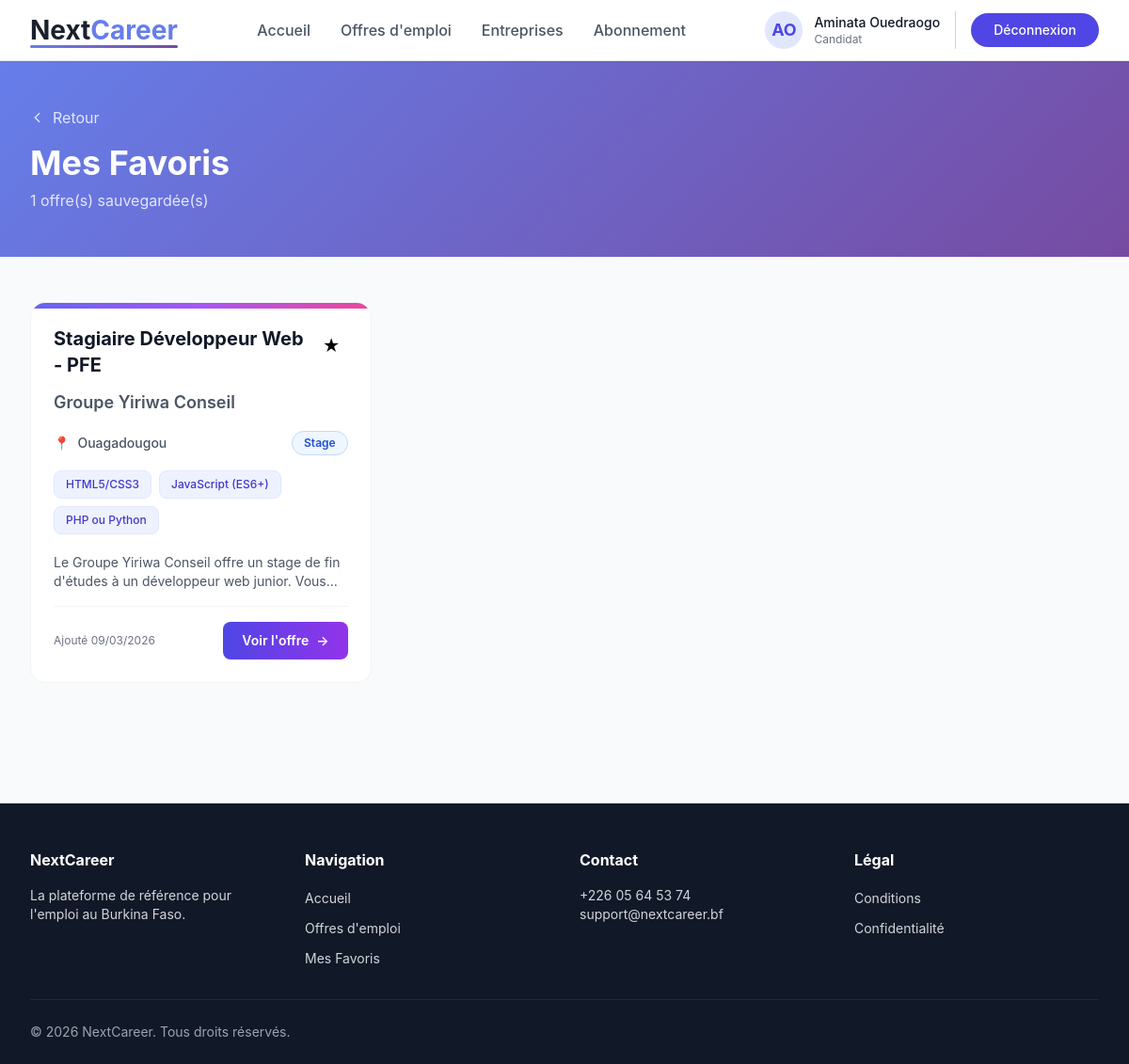
The page /pages/candidat/favoris.php (signed in) on the database its author committed.
### tables this page shows
CREATE TABLE IF NOT EXISTS `candidats` (
  `id_candidat` int NOT NULL AUTO_INCREMENT,
  `id_user` int DEFAULT NULL,
  `nom` varchar(100) DEFAULT NULL,
  `prenom` varchar(100) DEFAULT NULL,
  `email` varchar(50) DEFAULT NULL,
  `telephone` varchar(20) DEFAULT NULL,
  `date_naissance` date DEFAULT NULL,
  `niveau_etudes` varchar(50) DEFAULT NULL,
  `adresse` varchar(255) DEFAULT NULL,
  `ville` varchar(100) DEFAULT NULL,
  `cv_numerique` varchar(255) DEFAULT NULL,
  `bio` text,
  `domaine` varchar(100) DEFAULT NULL,
  `photo_profil` varchar(55) DEFAULT NULL,
  PRIMARY KEY (`id_candidat`),
  UNIQUE KEY `idx_id_user` (`id_user`)
);

CREATE TABLE IF NOT EXISTS `favoris` (
  `id_favoris` int NOT NULL AUTO_INCREMENT,
  `id_candidat` int DEFAULT NULL,
  `id_offre` int DEFAULT NULL,
  `date_ajout` date DEFAULT NULL,
  PRIMARY KEY (`id_favoris`),
  KEY `id_candidat` (`id_candidat`),
  KEY `id_offre` (`id_offre`)
);

CREATE TABLE IF NOT EXISTS `offres_emploi` (
  `id_offre` int NOT NULL AUTO_INCREMENT,
  `id_recruteur` int DEFAULT NULL,
  `id_secteur` int DEFAULT NULL,
  `id_domaine` int DEFAULT NULL,
  `titre_emploi` varchar(150) DEFAULT NULL,
  `description_offre` text,
  `competences_requises` text,
  `localisation` varchar(100) DEFAULT NULL,
  `date_publication` date DEFAULT NULL,
  `statut_recherche` varchar(50) DEFAULT NULL,
  `date_limite` date DEFAULT NULL,
  `salaire_min` int DEFAULT NULL,
  `salaire_max` int DEFAULT NULL,
  `profil_recherche` text,
  `avantages` text,
  PRIMARY KEY (`id_offre`),
  KEY `id_recruteur` (`id_recruteur`),
  KEY `id_secteur` (`id_secteur`),
  KEY `id_domaine` (`id_domaine`)
);

CREATE TABLE IF NOT EXISTS `recruteurs` (
  `id_recruteur` int NOT NULL AUTO_INCREMENT,
  `id_user` int DEFAULT NULL,
  `nom_entreprise` varchar(150) DEFAULT NULL,
  `ville_entreprise` varchar(100) DEFAULT NULL,
  `adresse_professionnelle` varchar(255) DEFAULT NULL,
  `nombre_employes` int DEFAULT NULL,
  `description_entreprise` text,
  `secteur` varchar(100) DEFAULT NULL,
  PRIMARY KEY (`id_recruteur`),
  UNIQUE KEY `idx_id_user_recruteur` (`id_user`)
);

### pages/candidat/favoris.php (the view, shortened to what this page needs)
<?php
require_once '../../config/db.php';
$favoris = [];
try {
    $stmt = $pdo->prepare("
        SELECT
            f.id_favoris,
            f.id_offre,
            f.id_candidat,
            f.date_ajout,
            o.id_offre as offre_id,
            o.id_recruteur,
            o.titre_emploi,
            o.localisation,
            o.description_offre,
            o.competences_requises,
            o.date_publication,
            o.statut_recherche,
            r.nom_entreprise
        FROM favoris f
        INNER JOIN offres_emploi o ON f.id_offre = o.id_offre
        LEFT JOIN recruteurs r ON o.id_recruteur = r.id_recruteur
        WHERE f.id_candidat = :id_candidat
        ORDER BY f.date_ajout DESC
    ");
    $stmt->execute([':id_candidat' => $_SESSION['user_id']]);
    $favoris = $stmt->fetchAll(PDO::FETCH_ASSOC);
} catch (PDOException $e) {
    $favoris = [];
}
$total_favoris = count($favoris);
function tempsEcoule($date) {
    $timestamp = strtotime($date);
    $diff = time() - $timestamp;
    if ($diff < 60) {
        return "À l'instant";
    } elseif ($diff < 3600) {
        $minutes = floor($diff / 60);
        return "il y a " . $minutes . " min";
    } elseif ($diff < 86400) {
        $heures = floor($diff / 3600);
        return "il y a " . $heures . "h";
    } elseif ($diff < 604800) {
        $jours = floor($diff / 86400);
        return "il y a " . $jours . " jour" . ($jours > 1 ? 's' : '');
    } else {
        return date('d/m/Y', $timestamp);
    }
}
?>
<!DOCTYPE html>
<html lang="fr">
<head>
<link rel="stylesheet" href="../../assets/css/tailwind.min.css">
</head>
<body class="bg-gray-50">
<nav class="bg-white shadow-sm sticky top-0 z-50 border-b border-gray-200">
    <div class="max-w-7xl mx-auto px-4 sm:px-6 lg:px-8">
        <div class="flex justify-between items-center h-16">
            <a href="../../index.php">
                <div style="font-family: 'Inter', sans-serif; font-size: 1.75rem; font-weight: 700; color: #1a202c; position: relative; display: inline-block;">
                    Next<span style="color: #667eea;">Career</span>
                    <div style="position: absolute; bottom: 2px; left: 0; width: 100%; height: 3px; background: linear-gradient(90deg, #667eea 0%, #764ba2 100%); border-radius: 2px;"></div>
                </div>
            </a>
            <div class="hidden md:flex items-center space-x-8">
                <a href="../../index.php" class="text-gray-600 hover:text-indigo-600 transition font-medium">Accueil</a>
                <a href="../../offres.php" class="text-gray-600 hover:text-indigo-600 transition font-medium">Offres d'emploi</a>
                <a href="../../entreprises.php" class="text-gray-600 hover:text-indigo-600 transition font-medium">Entreprises</a>
                <a href="../../abonnement.php" class="text-gray-600 hover:text-indigo-600 transition font-medium">Abonnement</a>
            </div>
            <div class="flex items-center space-x-4">
                <?php
                $user_nom = '';
                $user_prenom = '';
                try {
                    $stmt_user = $pdo->prepare("SELECT nom, prenom FROM candidats WHERE id_candidat = :id");
                    $stmt_user->execute([':id' => $_SESSION['user_id']]);
                    $user_data = $stmt_user->fetch();
                    $user_nom = $user_data['nom'] ?? '';
                    $user_prenom = $user_data['prenom'] ?? '';
                } catch (PDOException $e) {
                    $user_nom = $_SESSION['nom'] ?? '';
                    $user_prenom = $_SESSION['prenom'] ?? '';
                }
                $initiales = strtoupper(substr($user_prenom, 0, 1) . substr($user_nom, 0, 1));
                $nom_complet = htmlspecialchars($user_prenom . ' ' . $user_nom);
                ?>
                <div class="hidden sm:flex items-center space-x-3 border-r border-gray-300 pr-4">
                    <div class="w-10 h-10 bg-indigo-100 rounded-full flex items-center justify-center">
                        <span class="text-lg font-bold text-indigo-600"><?= $initiales ?></span>
                    </div>
                    <div class="text-sm">
                        <p class="font-medium text-gray-900"><?= $nom_complet ?></p>
                        <p class="text-xs text-gray-500">Candidat</p>
                    </div>
                </div>
                <a href="../../auth/logout.php" class="bg-indigo-600 hover:bg-indigo-700 text-white px-6 py-2 rounded-full transition font-medium text-sm">
                    Déconnexion
                </a>
            </div>
        </div>
    </div>
</nav>
<section class="gradient-bg text-white py-12">
    <div class="max-w-7xl mx-auto px-4 sm:px-6 lg:px-8">
        <a href="dashboard.php" class="inline-flex items-center gap-2 text-indigo-100 hover:text-white mb-4">
            <svg fill="none" stroke="currentColor" stroke-width="2" viewBox="0 0 24 24" style="width:16px;height:16px;"><path d="M15 19l-7-7 7-7"/></svg>
            Retour
        </a>
        <h1 class="text-4xl font-bold mb-2">Mes Favoris</h1>
        <p class="text-indigo-100"><?= $total_favoris ?> offre(s) sauvegardée(s)</p>
    </div>
</section>
<div class="max-w-7xl mx-auto px-4 sm:px-6 lg:px-8 py-12">
    <?php if (empty($favoris)): ?>
        <div class="text-center py-20 bg-white rounded-lg border border-gray-200">
            <div class="text-6xl mb-4"></div>
            <h3 class="text-2xl font-bold text-gray-800 mb-2">Aucun favoris</h3>
            <p class="text-gray-600 mb-6">Vous n'avez pas encore ajouté d'offres à vos favoris</p>
            <a href="../../offres.php" class="inline-flex items-center gap-2 px-6 py-3 bg-indigo-600 text-white font-medium rounded-lg hover:bg-indigo-700">
                <span></span>
                Parcourir les offres
            </a>
        </div>
    <?php else: ?>
        <div class="grid md:grid-cols-2 lg:grid-cols-3 gap-6">
            <?php foreach ($favoris as $offre): ?>
                <?php if (!empty($offre['id_offre'])): ?>
                <div class="card-hover bg-white rounded-2xl p-6 border border-gray-100 relative overflow-hidden group">
                    <div class="absolute top-0 left-0 right-0 h-1.5 bg-gradient-to-r from-indigo-500 via-purple-500 to-pink-500"></div>
                    <div class="mb-4">
                        <div class="flex items-start justify-between mb-3">
                            <h3 class="text-xl font-bold text-gray-900 group-hover:text-indigo-600 transition flex-1 pr-3">
                                <?= htmlspecialchars($offre['titre_emploi'] ?? 'Offre') ?>
                            </h3>
                            <a href="?remove=<?= $offre['id_offre'] ?>"
                               class="p-2 hover:bg-yellow-50 rounded-lg transition text-lg"
                               onclick="return confirm('Retirer cette offre de vos favoris ?')"
                               title="Retirer des favoris">
                                ★
                            </a>
                        </div>
                        <?php if (!empty($offre['nom_entreprise'])): ?>
                        <p class="text-gray-600 font-semibold text-lg mb-3">
                            <?= htmlspecialchars($offre['nom_entreprise']) ?>
                        </p>
                        <?php endif; ?>
                    </div>
                    <div class="space-y-2.5 mb-4">
                        <div class="flex items-center gap-2 text-sm text-gray-600">
                            <span class="text-indigo-500">📍</span>
                            <span class="font-medium"><?= htmlspecialchars($offre['localisation'] ?? 'Non spécifié') ?></span>
                            <?php if (!empty($offre['statut_recherche'])): ?>
                            <span class="ml-auto bg-blue-50 text-blue-700 text-xs px-3 py-1 rounded-full font-semibold border border-blue-200">
                                <?= htmlspecialchars($offre['statut_recherche']) ?>
                            </span>
                            <?php endif; ?>
                        </div>
                    </div>
                    <?php if (!empty($offre['competences_requises'])): ?>
                    <div class="flex flex-wrap gap-2 mb-5">
                        <?php
                        $competences = explode(',', $offre['competences_requises']);
                        foreach (array_slice($competences, 0, 3) as $comp):
                        ?>
                        <span class="bg-indigo-50 text-indigo-700 text-xs px-3 py-1.5 rounded-lg font-medium border border-indigo-100">
                            <?= htmlspecialchars(trim($comp)) ?>
                        </span>
                        <?php endforeach; ?>
                    </div>
                    <?php endif; ?>
                    <?php if (!empty($offre['description_offre'])): ?>
                    <div class="text-sm text-gray-600 mb-4 line-clamp-2">
                        <?= htmlspecialchars($offre['description_offre']) ?>
                    </div>
                    <?php endif; ?>
                    <div class="flex items-center justify-between pt-4 border-t border-gray-100">
                        <span class="text-xs text-gray-500">
                            Ajouté <?= tempsEcoule($offre['date_ajout']) ?>
                        </span>
                        <a href="../../offre.php?id=<?= $offre['id_offre'] ?>" class="inline-flex items-center gap-2 px-5 py-2.5 bg-gradient-to-r from-indigo-600 to-purple-600 text-white text-sm font-semibold rounded-lg hover:shadow-lg transition">
                            Voir l'offre
                            <span>→</span>
                        </a>
                    </div>
                </div>
                <?php endif; ?>
            <?php endforeach; ?>
        </div>
    <?php endif; ?>
</div>
<footer class="bg-gray-900 text-gray-300 pt-12 pb-6 mt-20">
    <div class="max-w-7xl mx-auto px-4 sm:px-6 lg:px-8">
        <div class="grid md:grid-cols-4 gap-8 mb-8">
            <div>
                <h3 class="text-white font-bold mb-4">NextCareer</h3>
                <p class="text-sm">La plateforme de référence pour l'emploi au Burkina Faso.</p>
            </div>
            <div>
                <h3 class="text-white font-bold mb-4">Navigation</h3>
                <ul class="space-y-2">
                    <li><a href="../../index.php" class="hover:text-indigo-400 transition text-sm">Accueil</a></li>
                    <li><a href="../../offres.php" class="hover:text-indigo-400 transition text-sm">Offres d'emploi</a></li>
                    <li><a href="favoris.php" class="hover:text-indigo-400 transition text-sm">Mes Favoris</a></li>
                </ul>
            </div>
            <div>
                <h3 class="text-white font-bold mb-4">Contact</h3>
                <p class="text-sm"> +226 05 64 53 74</p>
                <p class="text-sm"> support@nextcareer.bf</p>
            </div>
            <div>
                <h3 class="text-white font-bold mb-4">Légal</h3>
                <ul class="space-y-2">
                    <li><a href="#" class="hover:text-indigo-400 transition text-sm">Conditions</a></li>
                    <li><a href="#" class="hover:text-indigo-400 transition text-sm">Confidentialité</a></li>
                </ul>
            </div>
        </div>
        <div class="border-t border-gray-800 pt-6">
            <p class="text-sm text-gray-400">© 2026 NextCareer. Tous droits réservés.</p>
        </div>
    </div>
</footer>
</body>
</html>

### pages/candidat/favoris.php (style rules this page uses)
body { font-family: 'Inter', sans-serif; }
.gradient-bg { background: linear-gradient(135deg, #667eea 0%, #764ba2 100%); }
.card-hover { transition: all 0.3s ease; }

### rows shown on the page
candidats: initiales "AO", nom_complet "Aminata Ouedraogo"
favoris: id_offre.titre_emploi "Stagiaire Développeur Web - PFE", recruteurs.nom_entreprise "Groupe Yiriwa Conseil", id_offre.localisation "Ouagadougou", id_offre.statut_recherche "Stage", id_offre.competences_requises "HTML5/CSS3", id_offre.competences_requises "JavaScript (ES6+)", id_offre.competences_requises "PHP ou Python", id_offre.description_offre "Le Groupe Yiriwa Conseil offre un stage de fin d'études à un développeur web junior.…", date_ajout "09/03/2026"

### other values the page prints
$total_favoris "1"
